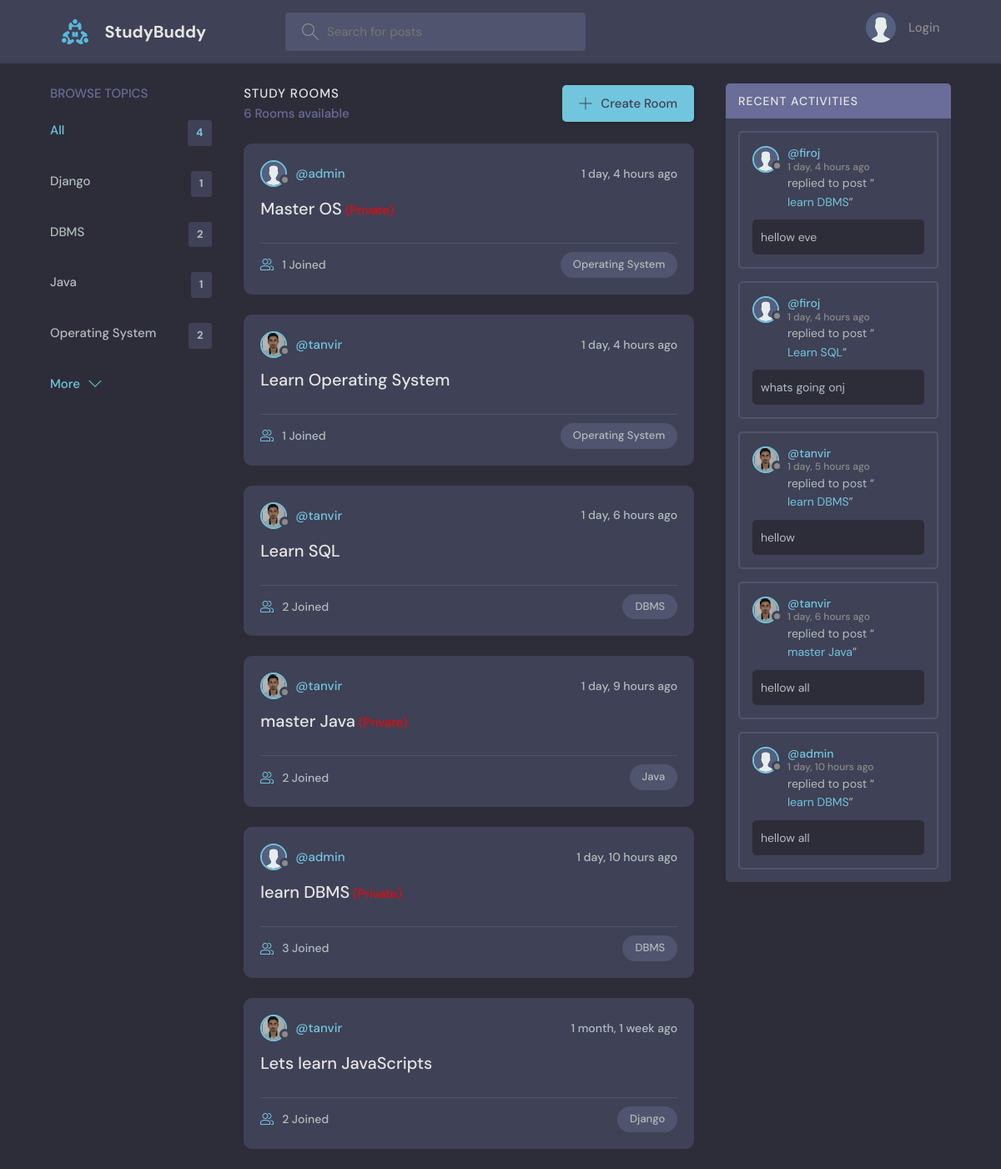
The app's page /, older data.
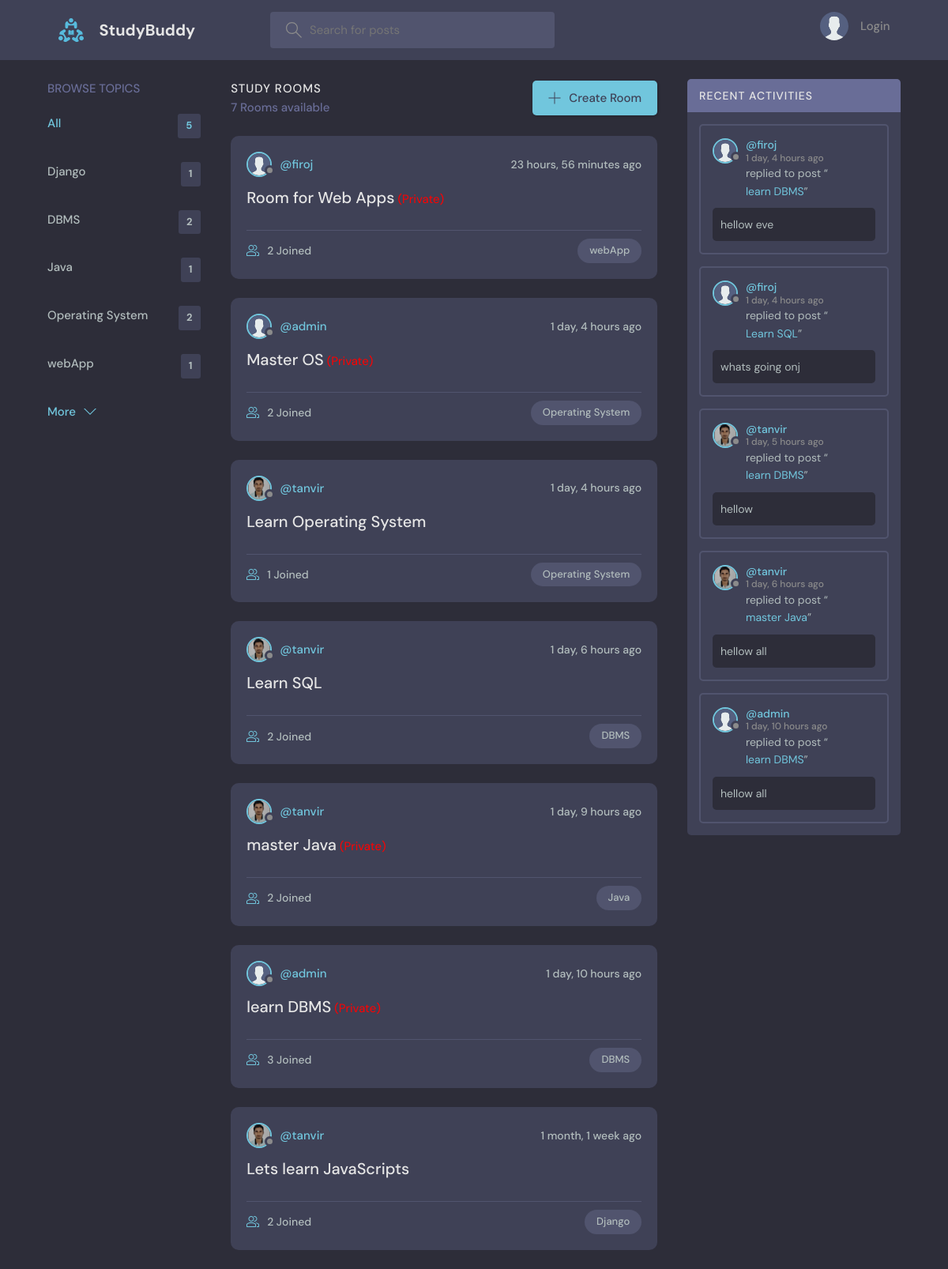
The same page, newer data.
### base/models.py (models this page shows, shortened)
class Topic(models.Model):
    name = models.CharField(max_length=200)

class Room(models.Model):
    host = models.ForeignKey(User, on_delete=models.SET_NULL, null=True)
    topic = models.ForeignKey(Topic, on_delete=models.SET_NULL, null=True)
    name = models.CharField(max_length=200)
    description = models.TextField(null=True, blank=True)
    participants = models.ManyToManyField(
        User, related_name='participants', blank=True)
    updated = models.DateTimeField(auto_now=True)
    created = models.DateTimeField(auto_now_add=True)
    private=models.BooleanField(default=False)
    class Meta:
        ordering = ['-updated', '-created']
    def __str__(self):
        return self.name

class User(AbstractUser):
    name = models.CharField(max_length=200, null=True)
    email = models.EmailField(unique=True, null=True)
    bio = models.TextField(null=True)
    avatar = models.ImageField(null=True, default="avatar.svg")
    USERNAME_FIELD = 'email'
    REQUIRED_FIELDS = ['username']  # Add 'username' to REQUIRED_FIELDS

class Message(models.Model):
    user = models.ForeignKey(User, on_delete=models.CASCADE)
    room = models.ForeignKey(Room, on_delete=models.CASCADE)
    body = models.TextField()
    updated = models.DateTimeField(auto_now=True)
    created = models.DateTimeField(auto_now_add=True)
    class Meta:
        ordering = ['updated', 'created']

### base/views.py (the view)
# urls.py: path('', views.home, name="home"),
def home(request):
    q = request.GET.get('q') if request.GET.get('q') != None else ''
    rooms = Room.objects.filter(
        Q(topic__name__icontains=q) |
        Q(name__icontains=q) |
        Q(description__icontains=q)
    )
    topics = Topic.objects.all()[0:5]
    room_count = rooms.count()
    room_messages = Message.objects.filter(
        Q(room__topic__name__icontains=q)).order_by('-created')[0:5]
    context = {'rooms': rooms, 'topics': topics,
               'room_count': room_count, 'room_messages': room_messages}
    return render(request, 'base/home.html', context)

### base/templates/base/home.html (shortened to what this page needs)
{% extends 'main.html' %}
{% block content %}
<main class="layout layout--3">
  <div class="container">
    {% include 'base/topics_component.html' %}
    <div class="roomList">
      <div class="roomList__header">
        <div>
          <h2>Study Rooms</h2>
          <p>{{room_count}} Rooms available</p>
        </div>
        <a class="btn btn--main" href="{% url 'create-room' %}">
          <svg version="1.1" xmlns="http://www.w3.org/2000/svg" width="32" height="32" viewBox="0 0 32 32">
            <title>add</title>
            <path
              d="M16.943 0.943h-1.885v14.115h-14.115v1.885h14.115v14.115h1.885v-14.115h14.115v-1.885h-14.115v-14.115z">
            </path>
          </svg>
          Create Room
        </a>
      </div>
      {% include 'base/feed_component.html' %}
    </div>
    {% include 'base/activity_component.html' %}
  </div>
</main>
{% endblock %}

### base/templates/base/topics_component.html
<div class="topics">
    <div class="topics__header">
        <h2>Browse Topics</h2>
    </div>
    <ul class="topics__list">
        <li>
            <a href="{% url 'home' %}" class="active">All <span>{{topics.count}}</span></a>
        </li>
        {% for topic in topics %}
        <li>
            <a href="{% url 'home' %}?q={{topic.name}}">{{topic.name}}<span>{{topic.room_set.all.count}}</span></a>
        </li>
        {% endfor %}
    </ul>
    <a class="btn btn--link" href="{% url 'topics' %}">
        More
        <svg version="1.1" xmlns="http://www.w3.org/2000/svg" width="32" height="32" viewBox="0 0 32 32">
            <title>chevron-down</title>
            <path d="M16 21l-13-13h-3l16 16 16-16h-3l-13 13z"></path>
        </svg>
    </a>
</div>

### base/templates/base/feed_component.html (shortened to what this page needs)
{% for room in rooms %}
<div class="roomListRoom">
    <div class="roomListRoom__header">
        <a href="{% url 'user-profile' room.host.id %}" class="roomListRoom__author">
            <div class="avatar avatar--small">
                <img src="{{room.host.avatar.url}}" />
            </div>
            <span>@{{room.host.username}}</span>
        </a>
        <div class="roomListRoom__actions">
            <span>{{room.created|timesince}} ago</span>
        </div>
    </div>
    <div class="roomListRoom__content">
        <a href="{% url 'room' room.id %}">{{room.name}}</a>
        {% if room.private %}
        <small style="color: red;"> (Private) </small>
        {% endif %}
    </div>
    <div class="roomListRoom__meta">
        <a href="{% url 'room' room.id %}" class="roomListRoom__joined">
            {{room.participants.all.count}} Joined
        </a>
        <p class="roomListRoom__topic">{{room.topic.name}}</p>
    </div>
</div>
{% endfor %}

### base/templates/base/activity_component.html (shortened to what this page needs)
<div class="activities">
    <div class="activities__header">
        <h2>Recent Activities</h2>
    </div>
    {% for message in room_messages %}
    <div class="activities__box">
        <div class="activities__boxHeader roomListRoom__header">
            <a href="{% url 'user-profile' message.user.id %}" class="roomListRoom__author">
                <div class="avatar avatar--small">
                    <img src="{{message.user.avatar.url}}" />
                </div>
                <p>
                    @{{message.user.username}}
                    <span>{{message.created|timesince}} ago</span>
                </p>
            </a>
        </div>
        <div class="activities__boxContent">
            <p>replied to post “<a href="{% url 'room' message.room.id %}">{{message.room}}</a>”</p>
            <div class="activities__boxRoomContent">{{message.body}}</div>
        </div>
    </div>
    {% endfor %}
</div>

Row changes from the older to the newer data that the page shows:
added Topic: name "webApp", room_set.all.count "1"
added Room: host.avatar (placeholder picture), host.username "firoj", created "23 hours, 56 minutes", name "Room for Web Apps", participants.all.count "2", topic.name "webApp"
computed for Room "Master OS": participants.all.count "1" → "2"
Text that changed along with them:
{{ topics.count }}: "4" → "5"
{{ room_count }}: "6" → "7"
